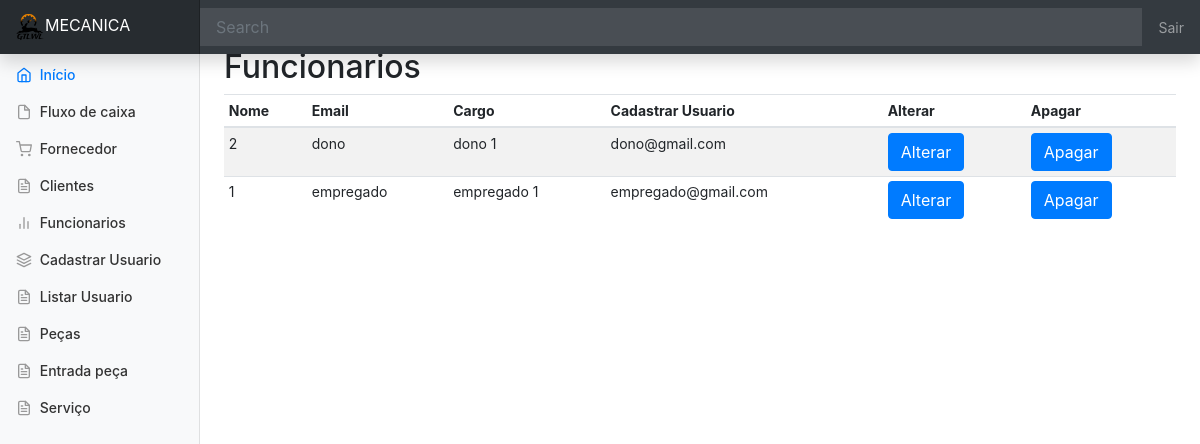
The page /listar-usu.php (signed in) on the database its author committed.
### tables this page shows
CREATE TABLE IF NOT EXISTS Usuario(
idUsuario INT PRIMARY KEY,
login VARCHAR(20) NOT NULL UNIQUE,
senha VARCHAR(40) NOT NULL,
fkFuncionario INT NOT NULL UNIQUE,
FOREIGN KEY (fkFuncionario) REFERENCES Funcionario (matricula));

CREATE TABLE IF NOT EXISTS Funcionario(
matricula INT PRIMARY KEY AUTO_INCREMENT,
nome VARCHAR(100) NOT NULL,
cpf VARCHAR(15) NOT NULL UNIQUE,
rg VARCHAR(15) NOT NULL UNIQUE,
celular VARCHAR(15) NOT NULL UNIQUE,
telefone VARCHAR(15),
email VARCHAR(60) UNIQUE,
salario FLOAT NOT NULL,
rua VARCHAR(50) NOT NULL,
bairro VARCHAR(30) NOT NULL,
cidade VARCHAR(30) NOT NULL,
cargo INT NOT NULL);

### public_html/listar-usu.php (the view, shortened to what this page needs)
<!DOCTYPE html>
<html>
<head>
  <?php
    require 'header.php';
?>
</head>
  <body>
    <?php
      require 'menu.php';
    ?>
    <main role="main" class="col-md-9 ml-sm-auto col-lg-10 px-4">
      <h2>Funcionarios</h2>
      <?php
     $sql = $pdo->prepare("SELECT idUsuario, login, nome, email FROM usuario INNER JOIN funcionario on usuario.idUsuario = funcionario.matricula;");
     $sql->execute();
                       if($sql->rowCount() > 0 ){
                        ?>
        <div class="table-responsive">
        <table class="table table-striped table-sm">
          <thead>
            <tr>
              <th>Nome</th>
              <th>Email</th>
              <th>Cargo</th>
              <th>Cadastrar Usuario</th>
              <th>Alterar</th>
              <th>Apagar</th>
            </tr>
          </thead>
          <tbody>
           <?php
            foreach($sql->fetchAll() as $dados_func){
                            ?>
            <tr>
              <td><?php echo $dados_func['idUsuario']; ?></td>
              <td><?php echo $dados_func['login']; ?></td>
              <td><?php echo $dados_func['nome']?> </td>
              <td><?php echo $dados_func['email']?> </td>
              <td><button type="button" class="btn btn-primary" data-toggle="modal" data-target="#exampleModal" data-whatever="<?php echo $dados_func['nome']; ?>" data-whateverid="<?php echo $dados_func['idUsuario']; ?>">Alterar</button></td>
              <td><button type="button" class="btn btn-primary" data-toggle="modal" data-target="#apagarmodal" data-whatevernome="<?php echo $dados_func['nome']; ?>" data-whateverid2="<?php echo $dados_func['idUsuario']; ?>">Apagar</button></td>
            </tr>
        <?php
                        }
                    }
      ?>
      </tbody>
        </table>
      </div>
    </main>
  </div>
</div>
  </body>
</html>
<h1>Dono </h1>
<a href="sair.php">SAIR</a>

### public_html/assets/css/style.css (style rules this page uses)
body { font-size: .875rem; }
[role="main"] { padding-top: 133px; }
@media (min-width: 768px) { [role="main"] { padding-top: 48px; } }

### rows shown on the page
usuario: idUsuario "2", login "dono", fkFuncionario.nome "dono 1", fkFuncionario.email "dono@gmail.com"
usuario: idUsuario "1", login "empregado", fkFuncionario.nome "empregado 1", fkFuncionario.email "empregado@gmail.com"
